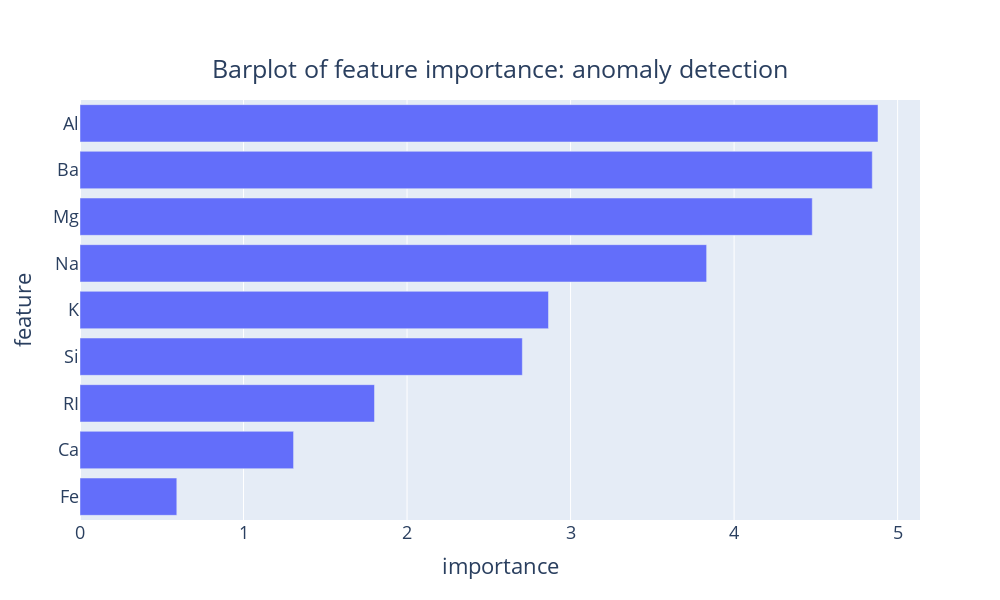

Notebook source saved alongside this figure:
### Markdown cell above
Global barplot

### Code cell
global_bar_plot = acme_exp.bar_plot()
global_bar_plot.update_layout(width=10*100, height=6*100, font_size=18)
global_bar_plot.show()

### Figure 1 — Plotly figure (JSON) as saved in the notebook; plotly's stock layout.template omitted (floating-point values rounded to 4 significant figures)
{"data": [{"alignmentgroup": "True", "hovertemplate": "Feature:<b>%{y}</b><br>Importance:%{x}", "legendgroup": "", "marker": {"color": "#636efa", "pattern": {"shape": ""}}, "name": "", "offsetgroup": "", "orientation": "h", "showlegend": false, "textposition": "auto", "type": "bar", "x": [0.592, 1.306, 1.801, 2.705, 2.865, 3.832, 4.478, 4.845, 4.88], "xaxis": "x", "y": ["Fe", "Ca", "RI", "Si", "K", "Na", "Mg", "Ba", "Al"], "yaxis": "y"}], "layout": {"barmode": "relative", "font": {"size": 18}, "height": 600, "legend": {"tracegroupgap": 0}, "title": {"text": "Barplot of feature importance: anomaly detection", "x": 0.5, "xanchor": "center", "y": 0.9, "yanchor": "top"}, "width": 1000, "xaxis": {"anchor": "y", "autorange": true, "domain": [0, 1], "range": [0, 5.137], "title": {"text": "importance"}, "type": "linear"}, "yaxis": {"anchor": "x", "autorange": true, "domain": [0, 1], "range": [-0.5, 8.5], "title": {"text": "feature"}, "type": "category"}}}
